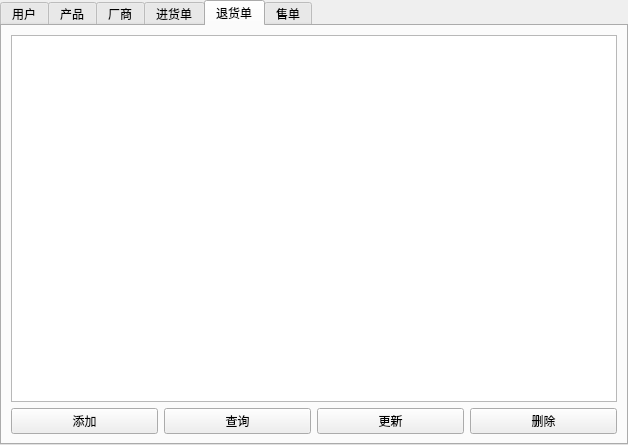
<?xml version="1.0" encoding="UTF-8"?>
<ui version="4.0">
 <class>MainWidget</class>
 <widget class="QTabWidget" name="MainWidget">
  <property name="geometry">
   <rect>
    <x>0</x>
    <y>0</y>
    <width>628</width>
    <height>445</height>
   </rect>
  </property>
  <property name="windowTitle">
   <string>MainWidget</string>
  </property>
  <property name="currentIndex">
   <number>4</number>
  </property>
  <widget class="QWidget" name="m_pUserTab">
   <attribute name="title">
    <string>用户</string>
   </attribute>
   <layout class="QVBoxLayout" name="verticalLayout_3">
    <item>
     <layout class="QVBoxLayout" name="m_pUserLayout">
      <item>
       <widget class="QTreeView" name="m_pUserView"/>
      </item>
      <item>
       <layout class="QHBoxLayout" name="m_pUserHLayout">
        <item>
         <widget class="QPushButton" name="m_pUserAddBtn">
          <property name="text">
           <string>添加</string>
          </property>
         </widget>
        </item>
        <item>
         <widget class="QPushButton" name="m_pUserSelBtn">
          <property name="text">
           <string>查询</string>
          </property>
         </widget>
        </item>
        <item>
         <widget class="QPushButton" name="m_pUserUpdBtn">
          <property name="text">
           <string>更新</string>
          </property>
         </widget>
        </item>
        <item>
         <widget class="QPushButton" name="m_pUserDelBtn">
          <property name="text">
           <string>删除</string>
          </property>
         </widget>
        </item>
       </layout>
      </item>
     </layout>
    </item>
   </layout>
  </widget>
  <widget class="QWidget" name="m_pProductTab">
   <attribute name="title">
    <string>产品</string>
   </attribute>
   <layout class="QVBoxLayout" name="verticalLayout_2">
    <item>
     <layout class="QVBoxLayout" name="m_pProductLayout">
      <item>
       <widget class="QTreeView" name="m_pProductView"/>
      </item>
      <item>
       <layout class="QHBoxLayout" name="m_pProductHLayout">
        <item>
         <widget class="QPushButton" name="m_pProductAddBtn">
          <property name="text">
           <string>添加</string>
          </property>
         </widget>
        </item>
        <item>
         <widget class="QPushButton" name="m_pProductSelBtn">
          <property name="text">
           <string>查询</string>
          </property>
         </widget>
        </item>
        <item>
         <widget class="QPushButton" name="m_pProductUpdBtn">
          <property name="text">
           <string>更新</string>
          </property>
         </widget>
        </item>
        <item>
         <widget class="QPushButton" name="m_pProductDelBtn">
          <property name="text">
           <string>删除</string>
          </property>
         </widget>
        </item>
       </layout>
      </item>
     </layout>
    </item>
   </layout>
  </widget>
  <widget class="QWidget" name="m_pFactoryTab">
   <attribute name="title">
    <string>厂商</string>
   </attribute>
   <layout class="QVBoxLayout" name="verticalLayout_4">
    <item>
     <layout class="QVBoxLayout" name="m_pFactoryLayout">
      <item>
       <widget class="QTreeView" name="m_pFactoryView"/>
      </item>
      <item>
       <layout class="QHBoxLayout" name="m_pFactoryHLayout">
        <item>
         <widget class="QPushButton" name="m_pFactoryAddBtn">
          <property name="text">
           <string>添加</string>
          </property>
         </widget>
        </item>
        <item>
         <widget class="QPushButton" name="m_pFactorySelBtn">
          <property name="text">
           <string>查询</string>
          </property>
         </widget>
        </item>
        <item>
         <widget class="QPushButton" name="m_pFactoryUpdBtn">
          <property name="text">
           <string>更新</string>
          </property>
         </widget>
        </item>
        <item>
         <widget class="QPushButton" name="m_pFactoryDelBtn">
          <property name="text">
           <string>删除</string>
          </property>
         </widget>
        </item>
       </layout>
      </item>
     </layout>
    </item>
   </layout>
  </widget>
  <widget class="QWidget" name="m_pPurchaseTab">
   <attribute name="title">
    <string>进货单</string>
   </attribute>
   <layout class="QVBoxLayout" name="verticalLayout">
    <item>
     <layout class="QVBoxLayout" name="m_pPurchaseLayout">
      <item>
       <widget class="QTreeView" name="m_pPurchaseView"/>
      </item>
      <item>
       <layout class="QHBoxLayout" name="m_pPurchaseHLayout">
        <item>
         <widget class="QPushButton" name="m_pPurchaseAddBtn">
          <property name="text">
           <string>添加</string>
          </property>
         </widget>
        </item>
        <item>
         <widget class="QPushButton" name="m_pPurchaseSelBtn">
          <property name="text">
           <string>查询</string>
          </property>
         </widget>
        </item>
        <item>
         <widget class="QPushButton" name="m_pPurchaseUpdBtn">
          <property name="text">
           <string>更新</string>
          </property>
         </widget>
        </item>
        <item>
         <widget class="QPushButton" name="m_pPurchaseDelBtn">
          <property name="text">
           <string>删除</string>
          </property>
         </widget>
        </item>
       </layout>
      </item>
     </layout>
    </item>
   </layout>
  </widget>
  <widget class="QWidget" name="m_pReturnTab">
   <attribute name="title">
    <string>退货单</string>
   </attribute>
   <layout class="QVBoxLayout" name="verticalLayout_5">
    <item>
     <layout class="QVBoxLayout" name="m_pReturnLayout">
      <item>
       <widget class="QTreeView" name="m_pReturnView"/>
      </item>
      <item>
       <layout class="QHBoxLayout" name="m_pReturnHLayout">
        <item>
         <widget class="QPushButton" name="m_pReturnAddBtn">
          <property name="text">
           <string>添加</string>
          </property>
         </widget>
        </item>
        <item>
         <widget class="QPushButton" name="m_pReturnSelBtn">
          <property name="text">
           <string>查询</string>
          </property>
         </widget>
        </item>
        <item>
         <widget class="QPushButton" name="m_pReturnUpdBtn">
          <property name="text">
           <string>更新</string>
          </property>
         </widget>
        </item>
        <item>
         <widget class="QPushButton" name="m_pReturnDelBtn">
          <property name="text">
           <string>删除</string>
          </property>
         </widget>
        </item>
       </layout>
      </item>
     </layout>
    </item>
   </layout>
  </widget>
  <widget class="QWidget" name="m_pSaleTab">
   <attribute name="title">
    <string>售单</string>
   </attribute>
   <layout class="QVBoxLayout" name="verticalLayout_6">
    <item>
     <layout class="QVBoxLayout" name="m_pSaleLayout">
      <item>
       <widget class="QTreeView" name="m_pSaleView"/>
      </item>
      <item>
       <layout class="QHBoxLayout" name="m_pSaleHLayout">
        <item>
         <widget class="QPushButton" name="m_pSaleAddBtn">
          <property name="text">
           <string>添加</string>
          </property>
         </widget>
        </item>
        <item>
         <widget class="QPushButton" name="m_pSaleSelBtn">
          <property name="text">
           <string>查询</string>
          </property>
         </widget>
        </item>
        <item>
         <widget class="QPushButton" name="m_pSaleUpdBtn">
          <property name="text">
           <string>更新</string>
          </property>
         </widget>
        </item>
        <item>
         <widget class="QPushButton" name="m_pSaleDelBtn">
          <property name="text">
           <string>删除</string>
          </property>
         </widget>
        </item>
       </layout>
      </item>
     </layout>
    </item>
   </layout>
  </widget>
 </widget>
 <resources/>
 <connections/>
</ui>
